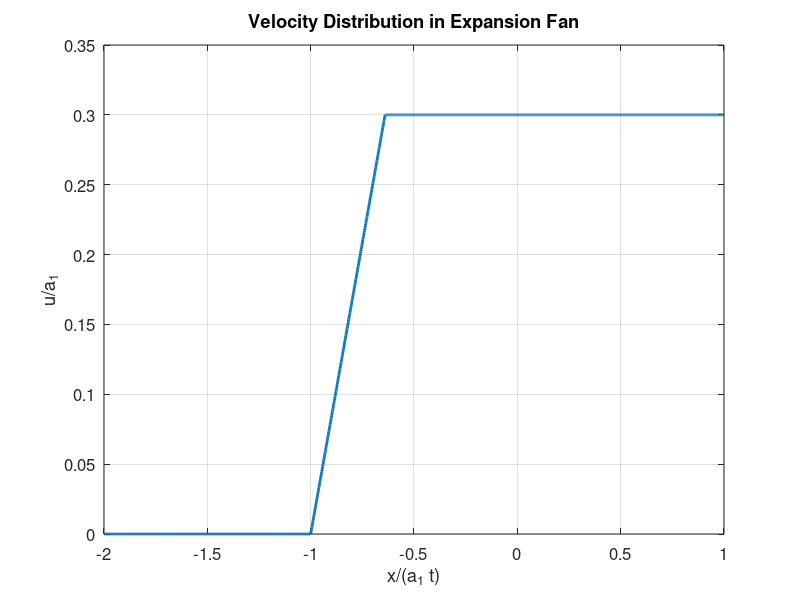
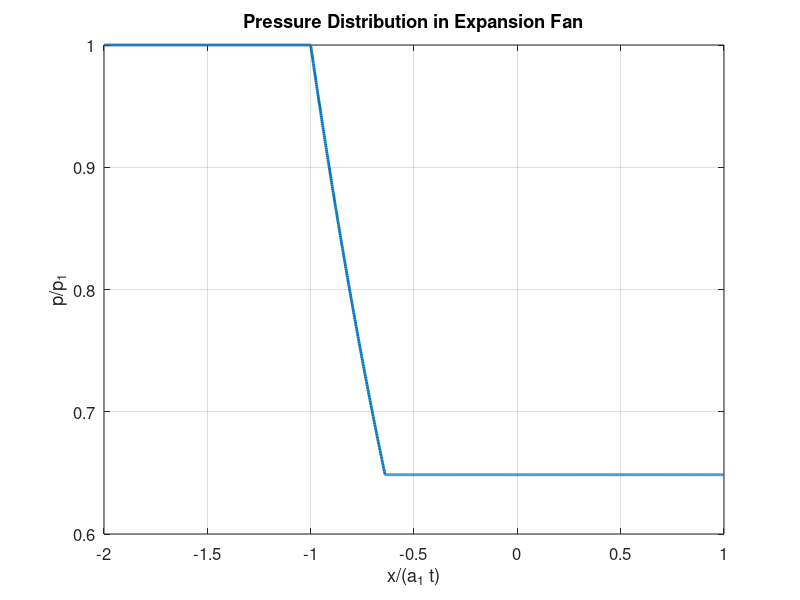

Reproduce these figures in MATLAB, in order.
% Summary:
% This script computes and plots the velocity and pressure distributions
% for a Prandtl-Meyer expansion fan flow using the Method of Characteristics.
% It solves for the flow properties (velocity u and pressure p) as a function of
% the similarity variable eta = x/(a1*t).

gamma = 1.4;
U = 0.3;                % example u2/a1
eta = linspace(-2, 1, 2000);

eta_head = -1;
eta_tail = -1 + (gamma+1)/2 * U;

u = zeros(size(eta));
p = ones(size(eta));

% fan indices
I = (eta >= eta_head) & (eta <= eta_tail);

u(I) = (2/(gamma+1)) * (1 + eta(I));     % u/a1 in fan
u(eta > eta_tail) = U;                   % region 2

a_over_a1 = ones(size(eta));
a_over_a1(I) = (2 - (gamma-1)*eta(I))/(gamma+1);
a_over_a1(eta > eta_tail) = 1 - (gamma-1)/2 * U;

p(I) = a_over_a1(I).^(2*gamma/(gamma-1));
p(eta > eta_tail) = a_over_a1(eta > eta_tail).^(2*gamma/(gamma-1));

% Plotting Velocity Distribution
figure;
plot(eta, u, 'LineWidth', 2);
grid on;
title('Velocity Distribution in Expansion Fan', 'FontSize', 16);
xlabel('x/(a_1 t)', 'FontSize', 14);
ylabel('u/a_1', 'FontSize', 14);
set(gca, 'FontSize', 12);

% Plotting Pressure Distribution
figure;
plot(eta, p, 'LineWidth', 2);
grid on;
title('Pressure Distribution in Expansion Fan', 'FontSize', 16);
xlabel('x/(a_1 t)', 'FontSize', 14);
ylabel('p/p_1', 'FontSize', 14);
set(gca, 'FontSize', 12);
